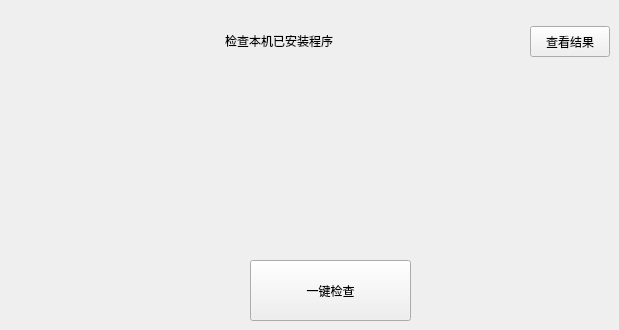
      <widget class="QWidget" name="page_12">
       <widget class="QPushButton" name="baojingCheckButton">
        <property name="geometry">
         <rect>
          <x>530</x>
          <y>26</y>
          <width>80</width>
          <height>31</height>
         </rect>
        </property>
        <property name="text">
         <string>查看结果</string>
        </property>
       </widget>
       <widget class="QLabel" name="label_5">
        <property name="geometry">
         <rect>
          <x>257</x>
          <y>90</y>
          <width>150</width>
          <height>150</height>
         </rect>
        </property>
        <property name="text">
         <string/>
        </property>
        <property name="textFormat">
         <enum>Qt::AutoText</enum>
        </property>
        <property name="pixmap">
         <pixmap resource="button.qrc">:/button/earthscan.png</pixmap>
        </property>
        <property name="scaledContents">
         <bool>true</bool>
        </property>
       </widget>
       <widget class="QLabel" name="baojingLabel">
        <property name="geometry">
         <rect>
          <x>225</x>
          <y>20</y>
          <width>351</width>
          <height>41</height>
         </rect>
        </property>
        <property name="styleSheet">
         <string notr="true">font: 18pt &quot;微软雅黑&quot;;
color: rgb(0, 0, 0);</string>
        </property>
        <property name="text">
         <string>检查本机已安装程序</string>
        </property>
       </widget>
       <widget class="QLabel" name="label_6">
        <property name="geometry">
         <rect>
          <x>190</x>
          <y>25</y>
          <width>30</width>
          <height>30</height>
         </rect>
        </property>
        <property name="text">
         <string/>
        </property>
        <property name="pixmap">
         <pixmap resource="button.qrc">:/button/attn.png</pixmap>
        </property>
        <property name="scaledContents">
         <bool>true</bool>
        </property>
       </widget>
       <widget class="QPushButton" name="baojingButton">
        <property name="geometry">
         <rect>
          <x>250</x>
          <y>260</y>
          <width>161</width>
          <height>61</height>
         </rect>
        </property>
        <property name="text">
         <string>一键检查</string>
        </property>
       </widget>
      </widget>
